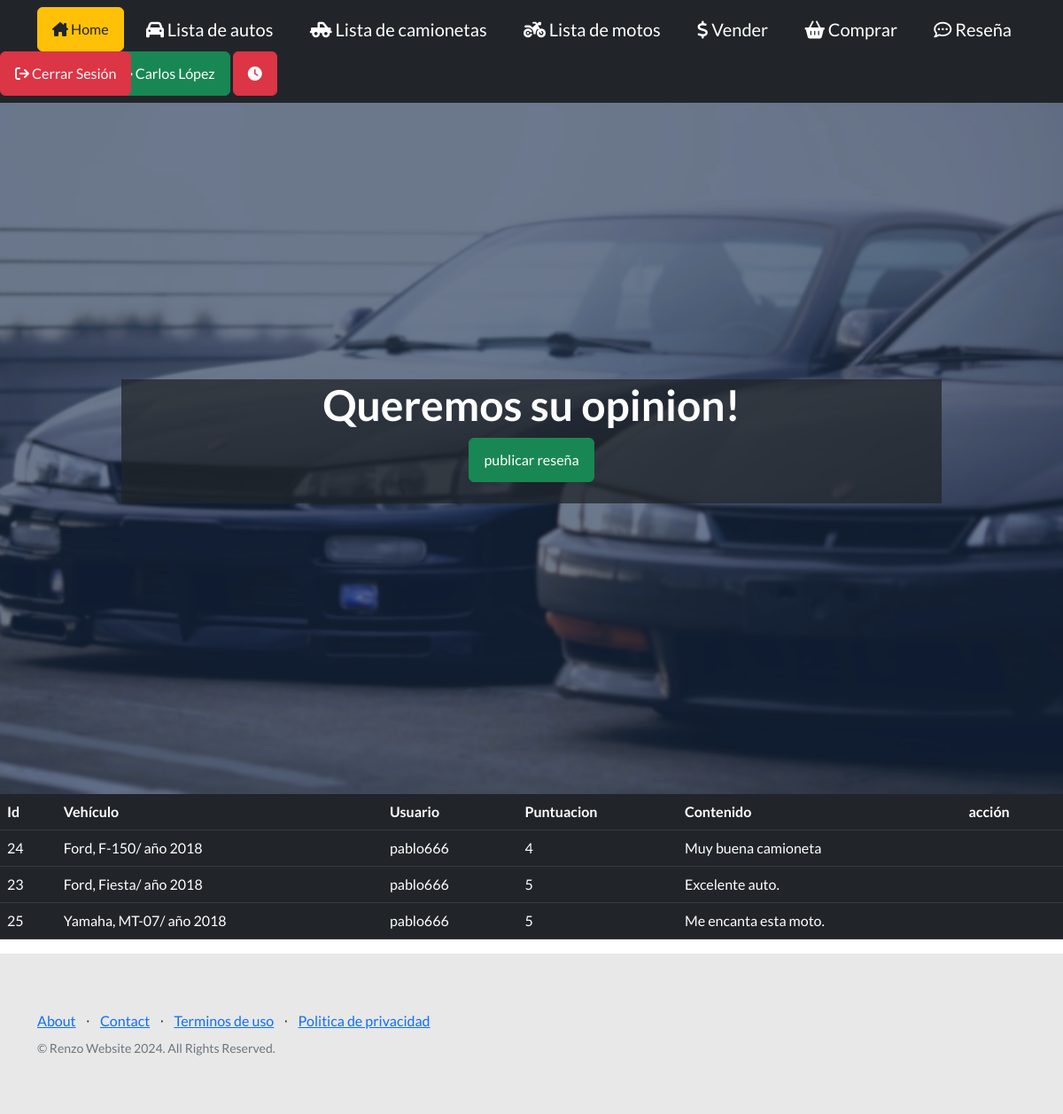
The app's page /reseña/ (signed in) with its own data.
### entidades/models.py (models this page shows, shortened)
class Reseña(models.Model):
    automovil = models.ForeignKey(Automovil, on_delete=models.CASCADE, null=True, blank=True)
    camioneta = models.ForeignKey(Camioneta, on_delete=models.CASCADE, null=True, blank=True)
    moto = models.ForeignKey(Moto, on_delete=models.CASCADE, null=True, blank=True)
    usuario = models.ForeignKey(User, on_delete=models.CASCADE)
    puntuacion = models.ForeignKey(Nro_Puntuacion, on_delete=models.CASCADE, null=True, default=None)
    contenido = models.TextField()
    class Meta:
        verbose_name = "Reseña"
        verbose_name_plural = "Reseñas"
        ordering = ["usuario", "puntuacion"]

class Camioneta(models.Model):
    marca = models.CharField(max_length=100)
    modelo = models.CharField(max_length=100)
    año = models.CharField(max_length=50)
    precio = models.CharField(max_length=50)
    traccion = models.ForeignKey(Traccion, on_delete=models.CASCADE, null=True, default=None)
    tipo_cabina = models.ForeignKey(Cabina, on_delete=models.CASCADE, null=True, default=None)
    vendedor = models.ForeignKey(User, on_delete=models.CASCADE)
    def __str__(self):
        return "{}, {}/ año {}".format(self.marca, self.modelo, self.año)
    class Meta:
        verbose_name = "Camioneta"
        verbose_name_plural = "Camionetas"
        ordering = ["modelo", "marca", "año"]

class Nro_Puntuacion(models.Model):
    nro_puntuacion = models.CharField(max_length=20)
    def __str__(self):
        return self.nro_puntuacion

class Automovil(models.Model):
    marca = models.CharField(max_length=100)
    modelo = models.CharField(max_length=100)
    año = models.CharField(max_length=50)
    precio = models.CharField(max_length=50)
    pasajeros = models.ForeignKey(CantidadPasajeros, on_delete=models.CASCADE, null=True, default=None)
    vendedor = models.ForeignKey(User, on_delete=models.CASCADE)
    def __str__(self):
        return "{}, {}/ año {}".format(self.marca, self.modelo, self.año)
    class Meta:
        verbose_name = "Automóvil"
        verbose_name_plural = "Automóviles"
        ordering = ["modelo", "marca", "año"]

class Moto(models.Model):
    marca = models.CharField(max_length=100)
    modelo = models.CharField(max_length=100)
    año = models.CharField(max_length=50)
    precio = models.CharField(max_length=50)
    tipo_motor = models.ForeignKey(Motor, on_delete=models.CASCADE, null=True, default=None)
    tipo_freno = models.ForeignKey(Freno, on_delete=models.CASCADE, null=True, default=None)
    vendedor = models.ForeignKey(User, on_delete=models.CASCADE)
    def __str__(self):
        return "{}, {}/ año {}".format(self.marca, self.modelo, self.año)
    class Meta:
        verbose_name = "Moto"
        verbose_name_plural = "Motos"
        ordering = ["modelo", "marca", "año"]

### entidades/views.py (called while the page is built)
@login_required
def reseña(request):
    contexto = {"Reseña": Reseña.objects.all()}
    return render(request, "entidades/reseña.html", contexto)

### entidades/templates/entidades/reseña.html (shortened to what this page needs)
{% extends 'entidades/index.html' %}
{% block titulo %}
<pre>
</pre>
<div class="bg-dark bg-opacity-75">
<h1>Queremos su opinion!</h1>
<a class="btn btn-success" href="{% url 'reseñaForm' %}">publicar reseña</a>
<p> <br> </p>
</div>
<pre>
</pre>
{% endblock titulo %}
{% block contenido %}
<table class="table table-dark table-hover">
    <thead>
        <tr>
            <th>Id</th>
            <th>Vehículo</th>
            <th>Usuario</th>
            <th>Puntuacion</th>
            <th>Contenido</th>
            <th>acción</th>
        </tr>
    </thead>
    <tbody>
    {% for u in Reseña %}
        <tr>
            <td>{{ u.id }}</td>
            <td>
                {% if u.automovil %}
                {{ u.automovil }}
                {% elif u.camioneta %}
                {{ u.camioneta }}
                {% elif u.moto %}
                {{ u.moto }}
                {% endif %}
            </td>
            <td>{{ u.usuario }}</td>
            <td>{{ u.puntuacion }}</td>
            <td>{{ u.contenido }}</td>
            <td>
            </td>
        </tr>
    {% endfor %}
    </tbody>
</table>
{% endblock contenido %}

### entidades/templates/entidades/index.html (shortened to what this page needs)
<!DOCTYPE html>
<html lang="en">
    <head>
        {% load static %}
        <link href="https://cdn.jsdelivr.net/npm/bootstrap-icons@1.5.0/font/bootstrap-icons.css" rel="stylesheet" type="text/css" />
        <link href="{% static 'css/styles.css' %}" rel="stylesheet" />
        <link rel="stylesheet" href="https://cdnjs.cloudflare.com/ajax/libs/font-awesome/6.4.0/css/all.min.css">
    </head>
    <body>
        {% block menu %}
        <div>
            <nav class="navbar navbar-dark bg-dark static-top">
                <div class="container">
                    <a class="btn btn-warning text-dark" href="{% url 'home' %}"><i class="fa-solid fa-house-chimney"></i> Home</a>
                    {% if user.is_authenticated %}
                    <a class="navbar-brand"href="{% url 'lista_de_autos' %}"><i class="fa-solid fa-car"></i> Lista de autos</a>
                    <a class="navbar-brand"href="{% url 'lista_de_camionetas' %}"><i class="fa-solid fa-truck-pickup"></i> Lista de camionetas</a>
                    <a class="navbar-brand"href="{% url 'lista_de_motos' %}"><i class="fa-solid fa-motorcycle"></i> Lista de motos</a>
                    <a class="navbar-brand" href="{% url 'vender' %}"><i class="fa-solid fa-dollar-sign"></i> Vender</a>
                    <a class="navbar-brand"href="{% url 'comprar' %}"><i class="fa-solid fa-basket-shopping"></i> Comprar</a>
                    <a class="navbar-brand" href="{% url 'reseña' %}"><i class="fa-regular fa-comment-dots"></i> Reseña</a>
                    <div classs="text-center">
                        <a href= "{% url 'agregarAvatar' %}"><img class="rounded-circle border border-light" src="{{ request.session.avatar }}" alt="mi foto" height="50px" weight="50px"></a>
                        <a class="btn btn-success" href="{% url 'perfil' %}"> {{user.first_name}} {{user.last_name}} </a>
                        <a class="btn btn-danger text-light" href="{% url 'Historial' %}"><i class="fa-solid fa-clock"></i></a>
                        <a class="btn btn-danger text-light position-absolute top-10 start-0" href="{% url 'confirmLogout' %}"><i class="fa-solid fa-arrow-right-from-bracket"></i> Cerrar Sesión</a>
                        {% else %}
                        <a class="btn btn-success text-light" href="{% url 'login' %}"><i class="fa-regular fa-user"></i> Iniciar Sesión</a>
                        <a class="btn btn-success text-light" href="{% url 'registro' %}"><i class="fa-regular fa-user"></i> Registrarse</a>
                {% endif %}
                </div>
            </nav>
            {% endblock menu %}
            <header class="masthead">
                <div class="container position-relative">
                    <div class="row justify-content-center">
                        <div class="col-xl-10">
                            <div class="text-center text-white">
                                {% block titulo %}
                                {% endblock titulo %}
                            </div>
                        </div>
                    </div>
                </header>
                {% block contenido %}
                {% endblock contenido %}
            </div>
            {% block info %}
            <footer class="footer bg-dark bg-opacity-10">
                <div class="container">
                <div class="row">
                    <div class="col-lg-6 h-100 text-center text-lg-start my-auto">
                        <ul class="list-inline mb-2">
                            <li class="list-inline-item"><a href="{% url 'about' %}">About</a></li>
                            <li class="list-inline-item">⋅</li>
                            <li class="list-inline-item"><a href="{% url 'contact' %}">Contact</a></li>
                            <li class="list-inline-item">⋅</li>
                            <li class="list-inline-item"><a href="{% url 'terminos' %}">Terminos de uso</a></li>
                            <li class="list-inline-item">⋅</li>
                            <li class="list-inline-item"><a href="{% url 'privacidad' %}">Politica de privacidad</a></li>
                        </ul>
                        <p class="text-muted small mb-4 mb-lg-0">&copy; Renzo Website 2024. All Rights Reserved.</p>
                    </div>
                </footer>
                {% endblock info %}
            </body>
            </html>

### records on screen
Reseña: id "24", camioneta "Ford, F-150/ año 2018", usuario "pablo666", puntuacion "4", contenido "Muy buena camioneta"
Reseña: id "23", automovil "Ford, Fiesta/ año 2018", usuario "pablo666", puntuacion "5", contenido "Excelente auto."
Reseña: id "25", moto "Yamaha, MT-07/ año 2018", usuario "pablo666", puntuacion "5", contenido "Me encanta esta moto."

### other values on screen
{{ user.first_name }} "Carlos"
{{ user.last_name }} "López"
